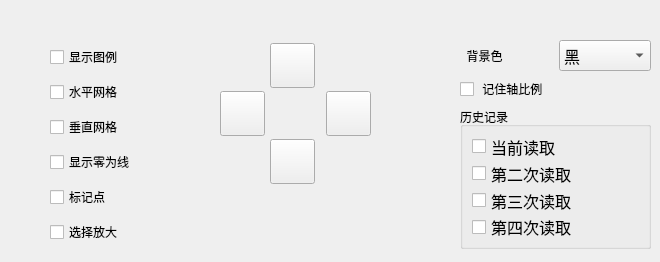
   <widget class="QWidget" name="tab_6">
    <attribute name="title">
     <string>显示</string>
    </attribute>
    <widget class="QWidget" name="layoutWidget">
     <property name="geometry">
      <rect>
       <x>50</x>
       <y>40</y>
       <width>105</width>
       <height>213</height>
      </rect>
     </property>
     <layout class="QVBoxLayout" name="verticalLayout_13">
      <item>
       <widget class="QCheckBox" name="checkBox_8">
        <property name="text">
         <string>显示图例</string>
        </property>
       </widget>
      </item>
      <item>
       <widget class="QCheckBox" name="horizontalGrid">
        <property name="text">
         <string>水平网格</string>
        </property>
       </widget>
      </item>
      <item>
       <widget class="QCheckBox" name="verticalGrid">
        <property name="text">
         <string>垂直网格</string>
        </property>
       </widget>
      </item>
      <item>
       <widget class="QCheckBox" name="showVerticalLines">
        <property name="text">
         <string>显示零为线</string>
        </property>
       </widget>
      </item>
      <item>
       <widget class="QCheckBox" name="MarkingPork">
        <property name="text">
         <string>标记点</string>
        </property>
       </widget>
      </item>
      <item>
       <widget class="QCheckBox" name="selectZoom_btn">
        <property name="text">
         <string>选择放大</string>
        </property>
       </widget>
      </item>
     </layout>
    </widget>
    <widget class="QWidget" name="layoutWidget">
     <property name="geometry">
      <rect>
       <x>460</x>
       <y>40</y>
       <width>191</width>
       <height>209</height>
      </rect>
     </property>
     <layout class="QVBoxLayout" name="verticalLayout_23">
      <item>
       <layout class="QVBoxLayout" name="verticalLayout_6">
        <item>
         <layout class="QHBoxLayout" name="horizontalLayout_7">
          <item>
           <widget class="QLabel" name="label_15">
            <property name="text">
             <string>  背景色</string>
            </property>
           </widget>
          </item>
          <item>
           <widget class="QComboBox" name="select_color">
            <property name="font">
             <font>
              <family>微软雅黑</family>
              <pointsize>12</pointsize>
              <weight>50</weight>
              <italic>false</italic>
              <bold>false</bold>
             </font>
            </property>
            <property name="styleSheet">
             <string notr="true"/>
            </property>
            <item>
             <property name="text">
              <string>黑</string>
             </property>
             <property name="icon">
              <iconset resource="res_photo.qrc">
               <normaloff>:/res_photo/black.png</normaloff>:/res_photo/black.png</iconset>
             </property>
            </item>
            <item>
             <property name="text">
              <string>白</string>
             </property>
             <property name="icon">
              <iconset resource="res_photo.qrc">
               <normaloff>:/res_photo/white.png</normaloff>:/res_photo/white.png</iconset>
             </property>
            </item>
           </widget>
          </item>
         </layout>
        </item>
        <item>
         <widget class="QCheckBox" name="checkBox_20">
          <property name="text">
           <string> 记住轴比例</string>
          </property>
         </widget>
        </item>
       </layout>
      </item>
      <item>
       <widget class="QGroupBox" name="groupBox_3">
        <property name="styleSheet">
         <string notr="true"/>
        </property>
        <property name="title">
         <string>历史记录</string>
        </property>
        <layout class="QGridLayout" name="gridLayout_9">
         <item row="0" column="0">
          <widget class="QCheckBox" name="checkBox_21">
           <property name="font">
            <font>
             <family>Adobe 宋体 Std L</family>
             <pointsize>12</pointsize>
             <weight>50</weight>
             <italic>false</italic>
             <bold>false</bold>
            </font>
           </property>
           <property name="styleSheet">
            <string notr="true"/>
           </property>
           <property name="text">
            <string>当前读取</string>
           </property>
          </widget>
         </item>
         <item row="1" column="0">
          <widget class="QCheckBox" name="checkBox_22">
           <property name="font">
            <font>
             <family>Adobe 宋体 Std L</family>
             <pointsize>12</pointsize>
             <weight>50</weight>
             <italic>false</italic>
             <bold>false</bold>
            </font>
           </property>
           <property name="styleSheet">
            <string notr="true"/>
           </property>
           <property name="text">
            <string>第二次读取</string>
           </property>
          </widget>
         </item>
         <item row="2" column="0">
          <widget class="QCheckBox" name="checkBox_23">
           <property name="font">
            <font>
             <family>Adobe 宋体 Std L</family>
             <pointsize>12</pointsize>
             <weight>50</weight>
             <italic>false</italic>
             <bold>false</bold>
            </font>
           </property>
           <property name="styleSheet">
            <string notr="true"/>
           </property>
           <property name="text">
            <string>第三次读取</string>
           </property>
          </widget>
         </item>
         <item row="3" column="0">
          <widget class="QCheckBox" name="checkBox_24">
           <property name="font">
            <font>
             <family>Adobe 宋体 Std L</family>
             <pointsize>12</pointsize>
             <weight>50</weight>
             <italic>false</italic>
             <bold>false</bold>
            </font>
           </property>
           <property name="styleSheet">
            <string notr="true"/>
           </property>
           <property name="text">
            <string>第四次读取</string>
           </property>
          </widget>
         </item>
        </layout>
       </widget>
      </item>
     </layout>
    </widget>
    <widget class="QWidget" name="layoutWidget">
     <property name="geometry">
      <rect>
       <x>270</x>
       <y>43</y>
       <width>47</width>
       <height>141</height>
      </rect>
     </property>
     <layout class="QVBoxLayout" name="verticalLayout_32">
      <item>
       <widget class="QPushButton" name="up_btn">
        <property name="sizePolicy">
         <sizepolicy hsizetype="Minimum" vsizetype="Fixed">
          <horstretch>0</horstretch>
          <verstretch>0</verstretch>
         </sizepolicy>
        </property>
        <property name="minimumSize">
         <size>
          <width>45</width>
          <height>45</height>
         </size>
        </property>
        <property name="maximumSize">
         <size>
          <width>45</width>
          <height>45</height>
         </size>
        </property>
        <property name="text">
         <string/>
        </property>
       </widget>
      </item>
      <item>
       <spacer name="verticalSpacer">
        <property name="orientation">
         <enum>Qt::Vertical</enum>
        </property>
        <property name="sizeHint" stdset="0">
         <size>
          <width>20</width>
          <height>40</height>
         </size>
        </property>
       </spacer>
      </item>
      <item>
       <widget class="QPushButton" name="down_btn">
        <property name="sizePolicy">
         <sizepolicy hsizetype="Minimum" vsizetype="Fixed">
          <horstretch>0</horstretch>
          <verstretch>0</verstretch>
         </sizepolicy>
        </property>
        <property name="minimumSize">
         <size>
          <width>45</width>
          <height>45</height>
         </size>
        </property>
        <property name="maximumSize">
         <size>
          <width>45</width>
          <height>45</height>
         </size>
        </property>
        <property name="text">
         <string/>
        </property>
       </widget>
      </item>
     </layout>
    </widget>
    <widget class="QWidget" name="layoutWidget">
     <property name="geometry">
      <rect>
       <x>220</x>
       <y>90</y>
       <width>151</width>
       <height>47</height>
      </rect>
     </property>
     <layout class="QHBoxLayout" name="horizontalLayout_33">
      <item>
       <widget class="QPushButton" name="left_btn">
        <property name="sizePolicy">
         <sizepolicy hsizetype="Minimum" vsizetype="Fixed">
          <horstretch>0</horstretch>
          <verstretch>0</verstretch>
         </sizepolicy>
        </property>
        <property name="minimumSize">
         <size>
          <width>45</width>
          <height>45</height>
         </size>
        </property>
        <property name="maximumSize">
         <size>
          <width>45</width>
          <height>45</height>
         </size>
        </property>
        <property name="text">
         <string/>
        </property>
       </widget>
      </item>
      <item>
       <spacer name="horizontalSpacer_6">
        <property name="orientation">
         <enum>Qt::Horizontal</enum>
        </property>
        <property name="sizeHint" stdset="0">
         <size>
          <width>40</width>
          <height>20</height>
         </size>
        </property>
       </spacer>
      </item>
      <item>
       <widget class="QPushButton" name="right_btn">
        <property name="sizePolicy">
         <sizepolicy hsizetype="Minimum" vsizetype="Fixed">
          <horstretch>0</horstretch>
          <verstretch>0</verstretch>
         </sizepolicy>
        </property>
        <property name="minimumSize">
         <size>
          <width>45</width>
          <height>45</height>
         </size>
        </property>
        <property name="maximumSize">
         <size>
          <width>45</width>
          <height>45</height>
         </size>
        </property>
        <property name="text">
         <string/>
        </property>
       </widget>
      </item>
     </layout>
    </widget>
   </widget>
